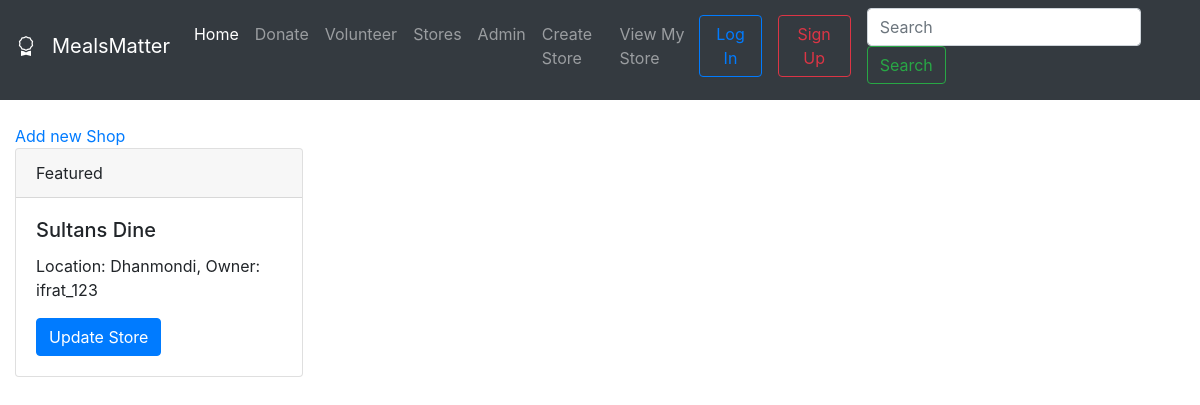
The page /stores/view-shops/ on the database as committed earlier.
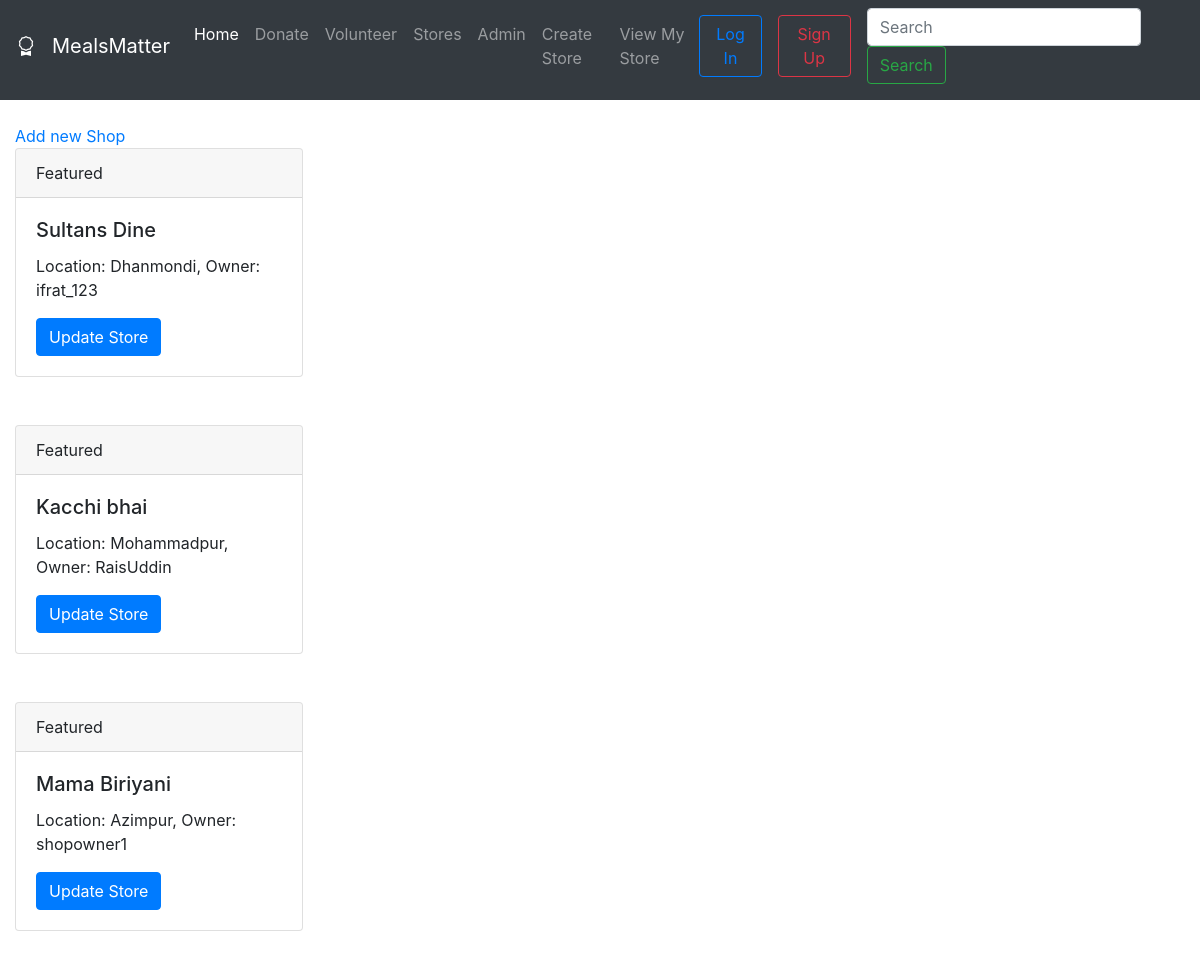
The same page on the database as committed later.
### stores/models.py (models this page shows, shortened)
class Store(models.Model):
    name = models.CharField(max_length=100)
    location = models.CharField(choices=locations, max_length=100)
    owner = models.OneToOneField(User, default=None, on_delete=models.CASCADE)
    store_img = models.ImageField(upload_to="images/stores/", null=True, blank=True)

### stores/views.py (the view)
# urls.py: path('view-shops/', views.view_shops, name='view-shop'),
def view_shops(request):
    stores = Store.objects.all()
    return render(request, 'store.html', {
        'stores': stores
    })

### stores/templates/store.html (shortened to what this page needs)
{% extends 'navbar.html' %}
{% block content %}
{% if user.is_authenticated %}
<a href="{% url 'create-store' %}">Add new Shop</a>
{% else %}
<a href="{% url 'login' %}">Add new Shop</a>
{% endif %}
    {% for s in stores %}
    <div class="card" style="width: 18rem;">
    <div class="card-header">
    Featured
  </div>
    <div class="card-body">
    <h5 class="card-title">{{ s.name }}</h5>
    <p class="card-text">Location: {{ s.location }}, Owner: {{ s.owner }} </p>
          <a href="{% url 'upd-store' s.id %}" class="btn btn-primary">Update Store</a>
    </div>
</div>
        <br><br>
    {% endfor %}
{% endblock %}

Rows that differ between the two databases and show on the page:
added Store: name "Kacchi bhai", location "Mohammadpur", owner "RaisUddin"
added Store: name "Mama Biriyani", location "Azimpur", owner "shopowner1"
